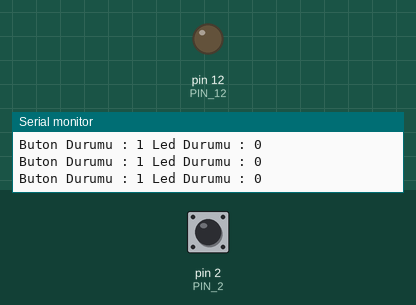
This sketch was run on a simulated Arduino Uno, built with avr-gcc and run on an emulated ATmega328P. On the bench: output pins drawn as LEDs (lit = HIGH), the last lines printed to the serial monitor. Inputs (shaded band) come from the test bench; at power-on: pin 2 (PIN_2) HIGH.

Above: at 1.2 s.
1.3 s: pin 2 (PIN_2) pulled LOW for 0.15 s
At 1.4 s:
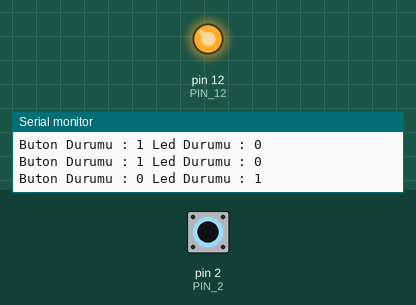
2.9 s: pin 2 (PIN_2) pulled LOW for 3.2 s
At 7.1 s:
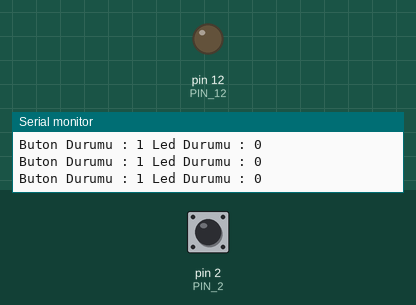
Timing chart, 0 to 8.6 s (numbered marks = the images above; inputs shaded):
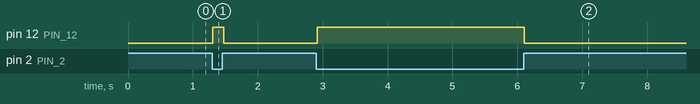

Measured:
- after the input at 1.3 s, pin 12 (PIN_12): LOW → HIGH at once, → LOW 0.17 s later
- after the input at 2.9 s, pin 12 (PIN_12): LOW → HIGH at once, → LOW 3.2 s later

The sketch:

4_proje.ino
```cpp
#define PIN_2  2
#define PIN_12 12

int butonDurum = 1;

void setup() {
  Serial.begin(9600);           // Seri haberleşme 9600 baud rate ile başlatıldı.
  /* 2. pine buton bağlanacaktır. Arduino'da yer alan dahili pull-up direncinin kullanılması amacıyla 2. pin INPUT_PULLUP modunda konfigüre edilmiştir. */
  pinMode(PIN_2, INPUT_PULLUP); // Dijital Giriş-Çıkış pinlerinden olan 2. pin INPUT_PULLUP olarak konfigüre edildi. Bu pinden butonun durumu okunacaktır.
  pinMode(PIN_12, OUTPUT);      // Dijital Giriş-Çıkış pinlerinden olan 12. pin OUTPUT olarak konfigüre edildi. Bu pinle led yakılıp söndürülecektir.

}

void loop() {
  butonDurum = digitalRead(PIN_2);
  if(butonDurum == 0)
    digitalWrite(PIN_12, HIGH);
  else
    digitalWrite(PIN_12, LOW);

  Serial.println("Buton Durumu : " + String(digitalRead(PIN_2)) + " Led Durumu : " + String(digitalRead(PIN_12)));

}
```
